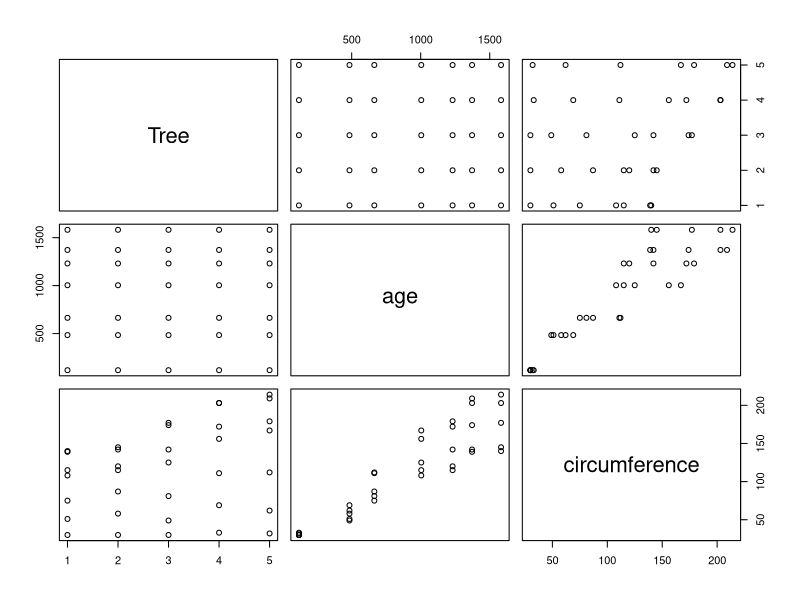
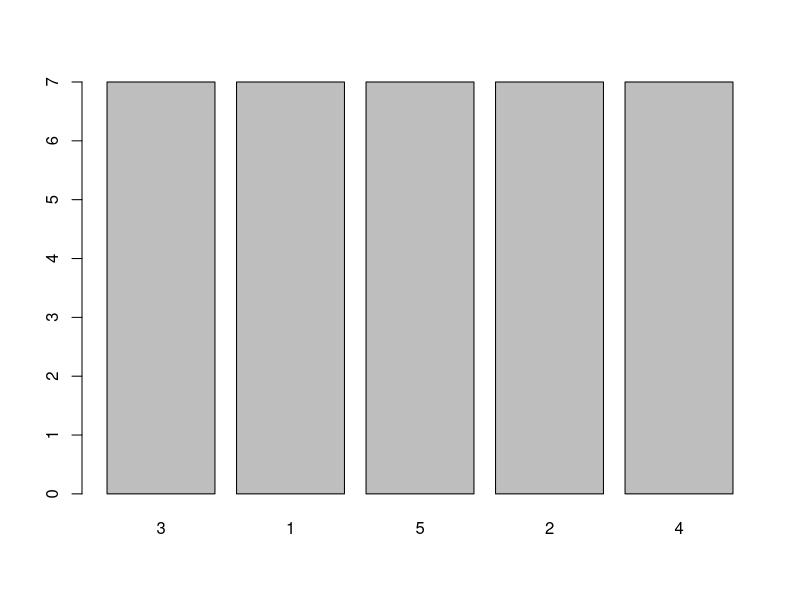
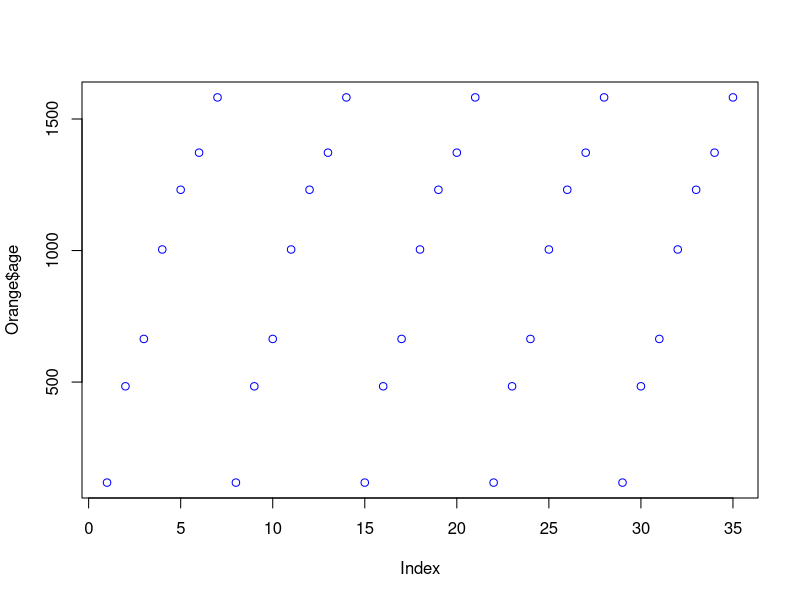
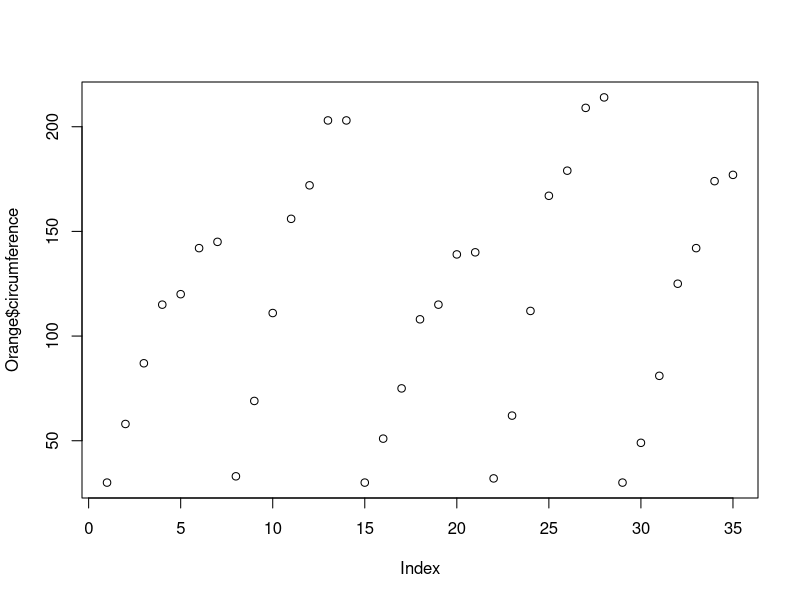
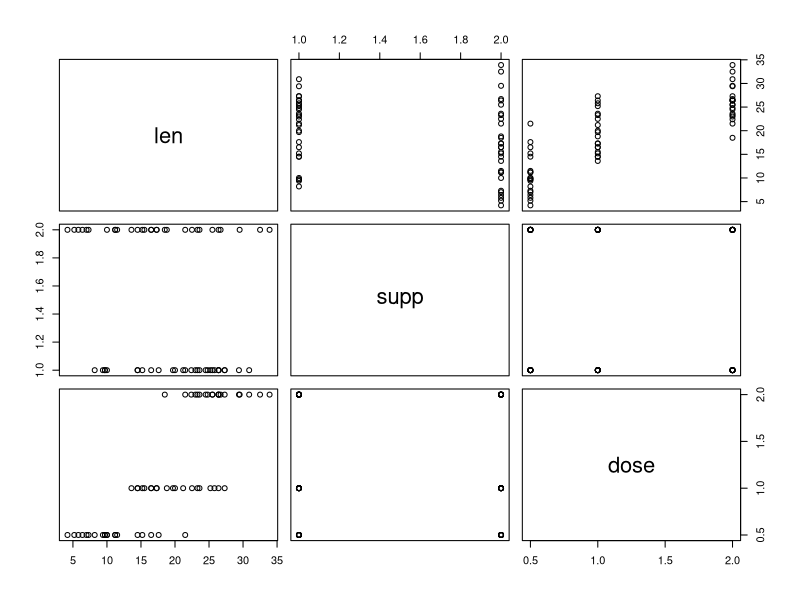

Recreate these plots in R, in order.
bhupal <- datasets::Orange
# to get first 10 names 
head(Orange,10)
# to get last 5 names
tail(Orange)
# to get summary of the file name orange
summary(Orange)
# plotting
plot(Orange)
plot(Orange$Tree)
plot(Orange$age,col='blue')
plot(Orange$circumference)
or<- datasets::ToothGrowth
head(ToothGrowth)
tail(ToothGrowth)
plot(ToothGrowth)